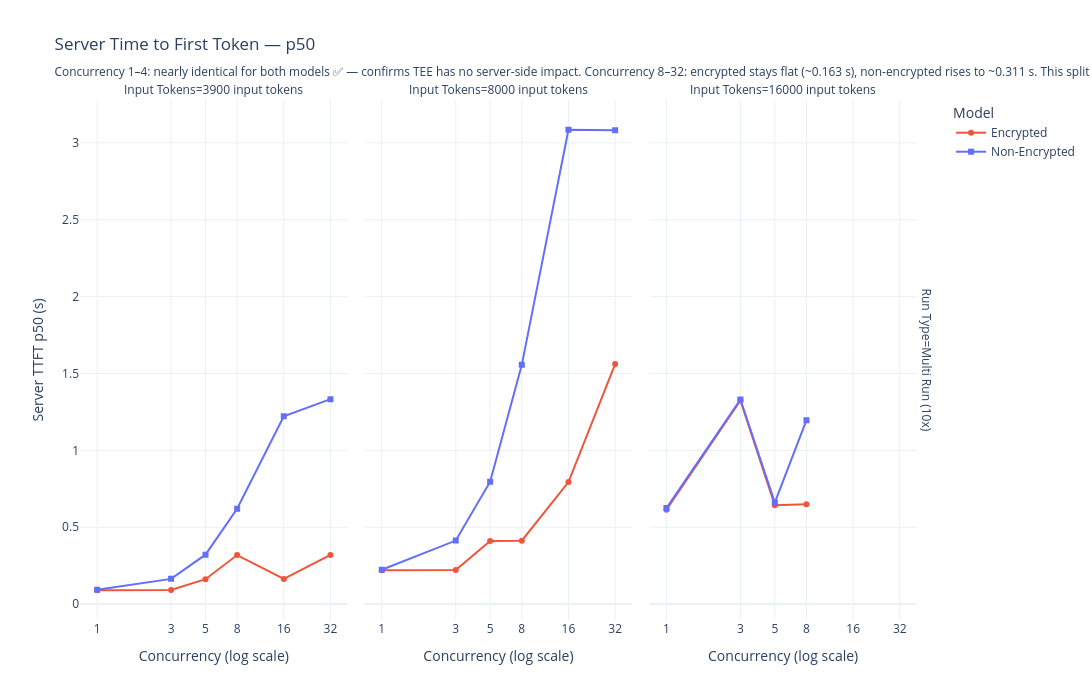

Write notebook code for a chart like this one.
### Markdown cell above
## 3. Server-Side Metrics — Assumption Validation ✅

With both endpoints on equivalent configurations, server-side metrics now confirm the core assumption:
**the TEE does not affect inference speed inside the SambaNova engine.**

**Server tok/s — endpoints are now matched:**
- Both endpoints baseline at ~585–620 tok/s (ratio 1.02–1.06× at concurrency 1–2 and 8+)
- A small anomaly remains at concurrency 4 (ratio ~1.33–1.46×) which may be a transient batching artifact
- The previous 1.87× gap was an endpoint configuration issue, now resolved

**Server TTFT — two distinct regimes clearly visible:**
- **Concurrency 1–4**: Both models show nearly identical server TTFT (~0.091 s and ~0.161 s respectively)
  — direct confirmation that the TEE has no impact on server prefill latency
- **Concurrency 8–32**: Encrypted stays flat at ~0.163 s; non-encrypted jumps to ~0.311 s.
  This divergence is the **TEE de-batching effect** in action: because the TEE processes
  requests sequentially per core, they arrive at the server staggered rather than simultaneously,
  keeping the effective server batch smaller and prefill latency lower for the encrypted path.

**Interesting consequence at high concurrency:** The encrypted model's server-side advantage from
de-batching (lower TTFT) can exceed the TEE network overhead, making encrypted client TTFT
actually lower than non-encrypted at concurrency ≥ 16 for 100-token responses (see Section 5).

### Code cell
fig = px.line(
    df_all,
    x='num_concurrent_requests',
    y='server_ttft_s_p50',
    color='label',
    symbol='label',
    facet_col='in_tokens_label',
    facet_row='run_type',
    color_discrete_map=COLOR_MAP,
    symbol_map=SYMBOL_MAP,
    log_x=True,
    markers=True,
    labels={
        'num_concurrent_requests': 'Concurrency (log scale)',
        'server_ttft_s_p50':       'Server TTFT p50 (s)',
        'label':                   'Model',
        'in_tokens_label':        'Input Tokens',
        'run_type':                'Run Type',
    },
    title=(
        'Server Time to First Token — p50<br>'
        '<sub>Concurrency 1–4: nearly identical for both models ✅ — confirms TEE has no server-side impact. '
        'Concurrency 8–32: encrypted stays flat (~0.163 s), non-encrypted rises to ~0.311 s. '
        'This split is the TEE de-batching effect: staggered arrival keeps the effective server batch '
        'smaller for the encrypted path, reducing prefill queue time.</sub>'
    ),
)
fig.update_layout(height=700, width=1100, template='plotly_white')
fig.update_xaxes(tickvals=CONC_ORDER, ticktext=CONC_STR)
fig.show()

### Figure 1 — Plotly figure (JSON) as saved in the notebook; plotly's stock layout.template omitted (floating-point values rounded to 4 significant figures)
{"data": [{"hovertemplate": "Model=Encrypted<br>Run Type=Multi Run (10x)<br>Input Tokens=3900 input tokens<br>Concurrency (log scale)=%{x}<br>Server TTFT p50 (s)=%{y}<extra></extra>", "legendgroup": "Encrypted", "line": {"color": "#EF553B", "dash": "solid"}, "marker": {"symbol": "circle"}, "mode": "lines+markers", "name": "Encrypted", "orientation": "v", "showlegend": true, "type": "scatter", "x": [1, 3, 5, 8, 16, 32], "xaxis": "x", "y": [0.0902, 0.0918, 0.1622, 0.319, 0.1635, 0.32], "yaxis": "y"}, {"hovertemplate": "Model=Encrypted<br>Run Type=Multi Run (10x)<br>Input Tokens=8000 input tokens<br>Concurrency (log scale)=%{x}<br>Server TTFT p50 (s)=%{y}<extra></extra>", "legendgroup": "Encrypted", "line": {"color": "#EF553B", "dash": "solid"}, "marker": {"symbol": "circle"}, "mode": "lines+markers", "name": "Encrypted", "orientation": "v", "showlegend": false, "type": "scatter", "x": [1, 3, 5, 8, 16, 32], "xaxis": "x2", "y": [0.2206, 0.2212, 0.4107, 0.4129, 0.7943, 1.561], "yaxis": "y2"}, {"hovertemplate": "Model=Encrypted<br>Run Type=Multi Run (10x)<br>Input Tokens=16000 input tokens<br>Concurrency (log scale)=%{x}<br>Server TTFT p50 (s)=%{y}<extra></extra>", "legendgroup": "Encrypted", "line": {"color": "#EF553B", "dash": "solid"}, "marker": {"symbol": "circle"}, "mode": "lines+markers", "name": "Encrypted", "orientation": "v", "showlegend": false, "type": "scatter", "x": [1, 3, 5, 8], "xaxis": "x3", "y": [0.6137, 1.325, 0.643, 0.6489], "yaxis": "y3"}, {"hovertemplate": "Model=Non-Encrypted<br>Run Type=Multi Run (10x)<br>Input Tokens=3900 input tokens<br>Concurrency (log scale)=%{x}<br>Server TTFT p50 (s)=%{y}<extra></extra>", "legendgroup": "Non-Encrypted", "line": {"color": "#636EFA", "dash": "solid"}, "marker": {"symbol": "square"}, "mode": "lines+markers", "name": "Non-Encrypted", "orientation": "v", "showlegend": true, "type": "scatter", "x": [1, 3, 5, 8, 16, 32], "xaxis": "x", "y": [0.0936, 0.1642, 0.3215, 0.6199, 1.222, 1.333], "yaxis": "y"}, {"hovertemplate": "Model=Non-Encrypted<br>Run Type=Multi Run (10x)<br>Input Tokens=8000 input tokens<br>Concurrency (log scale)=%{x}<br>Server TTFT p50 (s)=%{y}<extra></extra>", "legendgroup": "Non-Encrypted", "line": {"color": "#636EFA", "dash": "solid"}, "marker": {"symbol": "square"}, "mode": "lines+markers", "name": "Non-Encrypted", "orientation": "v", "showlegend": false, "type": "scatter", "x": [1, 3, 5, 8, 16, 32], "xaxis": "x2", "y": [0.2232, 0.4134, 0.7961, 1.556, 3.085, 3.082], "yaxis": "y2"}, {"hovertemplate": "Model=Non-Encrypted<br>Run Type=Multi Run (10x)<br>Input Tokens=16000 input tokens<br>Concurrency (log scale)=%{x}<br>Server TTFT p50 (s)=%{y}<extra></extra>", "legendgroup": "Non-Encrypted", "line": {"color": "#636EFA", "dash": "solid"}, "marker": {"symbol": "square"}, "mode": "lines+markers", "name": "Non-Encrypted", "orientation": "v", "showlegend": false, "type": "scatter", "x": [1, 3, 5, 8], "xaxis": "x3", "y": [0.6244, 1.331, 0.66, 1.196], "yaxis": "y3"}], "layout": {"annotations": [{"font": {}, "showarrow": false, "text": "Input Tokens=3900 input tokens", "x": 0.1567, "xanchor": "center", "xref": "paper", "y": 1, "yanchor": "bottom", "yref": "paper"}, {"font": {}, "showarrow": false, "text": "Input Tokens=8000 input tokens", "x": 0.49, "xanchor": "center", "xref": "paper", "y": 1, "yanchor": "bottom", "yref": "paper"}, {"font": {}, "showarrow": false, "text": "Input Tokens=16000 input tokens", "x": 0.8233, "xanchor": "center", "xref": "paper", "y": 1, "yanchor": "bottom", "yref": "paper"}, {"font": {}, "showarrow": false, "text": "Run Type=Multi Run (10x)", "textangle": 90, "x": 0.98, "xanchor": "left", "xref": "paper", "y": 0.5, "yanchor": "middle", "yref": "paper"}], "height": 700, "legend": {"title": {"text": "Model"}, "tracegroupgap": 0}, "title": {"text": "Server Time to First Token — p50<br><sub>Concurrency 1–4: nearly identical for both models ✅ — confirms TEE has no server-side impact. Concurrency 8–32: encrypted stays flat (~0.163 s), non-encrypted rises to ~0.311 s. This split is the TEE de-batching effect: staggered arrival keeps the effective server batch smaller for the encrypted path, reducing prefill queue time.</sub>"}, "width": 1100, "xaxis": {"anchor": "y", "domain": [0, 0.3133], "ticktext": ["1", "3", "5", "8", "16", "32"], "tickvals": [1, 3, 5, 8, 16, 32], "title": {"text": "Concurrency (log scale)"}, "type": "log"}, "xaxis2": {"anchor": "y2", "domain": [0.3333, 0.6467], "matches": "x", "ticktext": ["1", "3", "5", "8", "16", "32"], "tickvals": [1, 3, 5, 8, 16, 32], "title": {"text": "Concurrency (log scale)"}, "type": "log"}, "xaxis3": {"anchor": "y3", "domain": [0.6667, 0.98], "matches": "x", "ticktext": ["1", "3", "5", "8", "16", "32"], "tickvals": [1, 3, 5, 8, 16, 32], "title": {"text": "Concurrency (log scale)"}, "type": "log"}, "yaxis": {"anchor": "x", "domain": [0, 1], "title": {"text": "Server TTFT p50 (s)"}}, "yaxis2": {"anchor": "x2", "domain": [0, 1], "matches": "y", "showticklabels": false}, "yaxis3": {"anchor": "x3", "domain": [0, 1], "matches": "y", "showticklabels": false}}}
